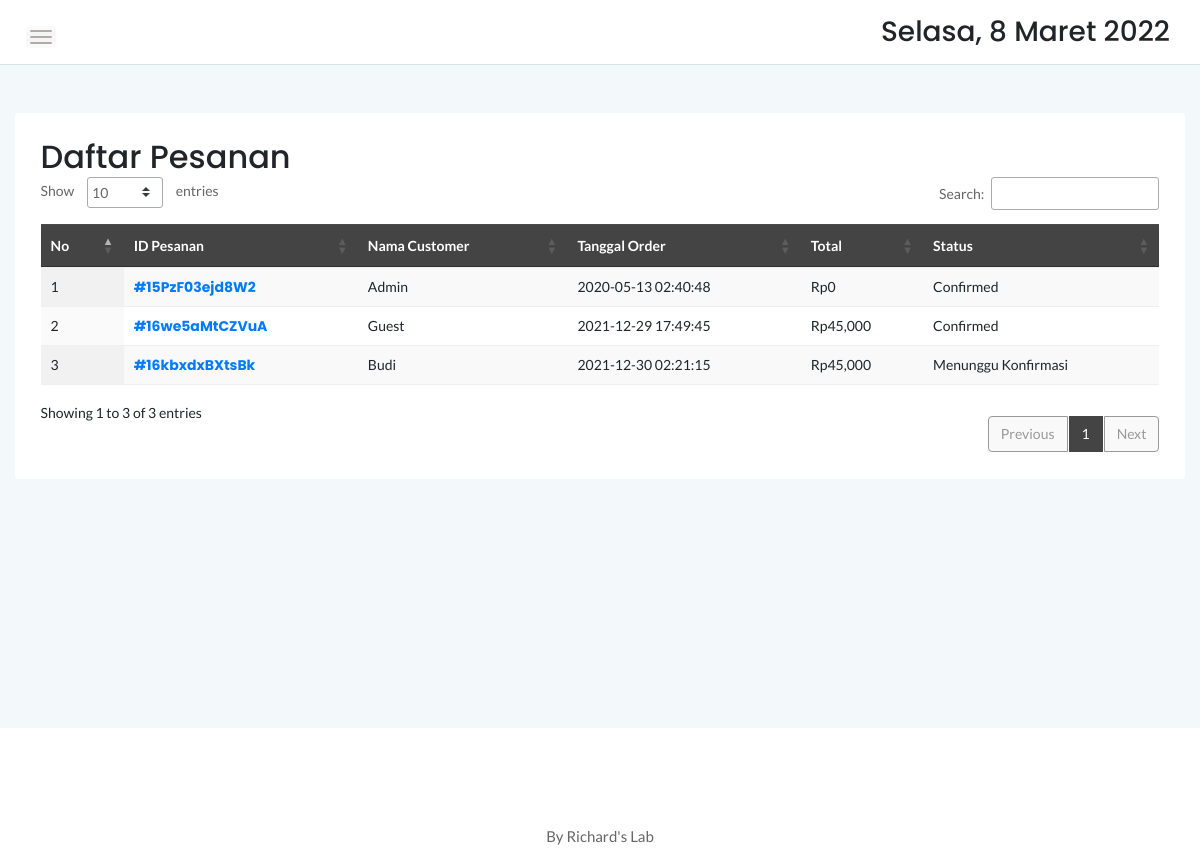
The app's page /admin/manageorder.php with its own data.
### tables this page shows
CREATE TABLE `cart` (
  `idcart` int(11) NOT NULL,
  `orderid` varchar(100) NOT NULL,
  `userid` int(11) NOT NULL,
  `tglorder` timestamp NOT NULL DEFAULT current_timestamp(),
  `status` varchar(10) NOT NULL DEFAULT 'Cart'
);

### admin/manageorder.php (the view, shortened to what this page needs)
<?php
	include '../dbconnect.php';
	?>
<!doctype html>
<html class="no-js" lang="en">
<head>
    <link rel="stylesheet" href="assets/css/bootstrap.min.css">
    <link rel="stylesheet" href="assets/css/font-awesome.min.css">
    <link rel="stylesheet" href="assets/css/themify-icons.css">
    <link rel="stylesheet" href="assets/css/metisMenu.css">
    <link rel="stylesheet" href="assets/css/owl.carousel.min.css">
    <link rel="stylesheet" href="assets/css/slicknav.min.css">
    <link rel="stylesheet" href="https://www.amcharts.com/lib/3/plugins/export/export.css" type="text/css" media="all" />
	<link rel="stylesheet" type="text/css" href="https://cdn.datatables.net/1.10.20/css/jquery.dataTables.min.css">
    <link rel="stylesheet" type="text/css" href="https://cdn.datatables.net/1.10.20/css/jquery.dataTables.css">
    <link rel="stylesheet" type="text/css" href="https://cdn.datatables.net/1.10.20/css/dataTables.bootstrap4.min.css">
    <link rel="stylesheet" type="text/css" href="https://cdn.datatables.net/responsive/2.2.3/css/responsive.bootstrap.min.css">
    <link rel="stylesheet" type="text/css" href="https://cdn.datatables.net/responsive/2.2.3/css/responsive.jqueryui.min.css">
	<link rel="stylesheet" type="text/css" href="https://cdn.datatables.net/buttons/1.5.2/css/buttons.dataTables.min.css">
    <link rel="stylesheet" href="assets/css/typography.css">
    <link rel="stylesheet" href="assets/css/default-css.css">
    <link rel="stylesheet" href="assets/css/styles.css">
    <link rel="stylesheet" href="assets/css/responsive.css">
</head>
<body>
    <div class="page-container">
        <div class="main-content">
            <div class="header-area">
                <div class="row align-items-center">
                    <div class="col-md-6 col-sm-8 clearfix">
                        <div class="nav-btn pull-left">
                            <span></span>
                            <span></span>
                            <span></span>
                        </div>
                    </div>
                    <div class="col-md-6 col-sm-4 clearfix">
                        <ul class="notification-area pull-right">
                            <li><h3><div class="date">
						</b></div></h3>
						</li>
                        </ul>
                    </div>
                </div>
            </div>
            <div class="main-content-inner">
                <div class="row mt-5 mb-5">
                    <div class="col-12">
                        <div class="card">
                            <div class="card-body">
                                <div class="d-sm-flex justify-content-between align-items-center">
									<h2>Daftar Pesanan</h2>
								</div>
                                    <div class="data-tables datatable-dark">
										 <table id="dataTable3" class="display" style="width:100%"><thead class="thead-dark">
											<tr>
												<th>No</th>
												<th>ID Pesanan</th>
												<th>Nama Customer</th>
												<th>Tanggal Order</th>
												<th>Total</th>
												<th>Status</th>
											</tr></thead><tbody>
											<?php
											$brgs=mysqli_query($conn,"SELECT * from cart c, login l where c.userid=l.userid and status!='Cart' and status!='Selesai' order by idcart ASC");
											$no=1;
											while($p=mysqli_fetch_array($brgs)){
											$orderids = $p['orderid'];
												?>
												<tr>
													<td><?php echo $no++ ?></td>
													<td><strong><a href="order.php?orderid=<?php echo $p['orderid'] ?>">#<?php echo $p['orderid'] ?></a></strong></td>
													<td><?php echo $p['namalengkap'] ?></td>
													<td><?php echo $p['tglorder'] ?></td>
													<td>Rp<?php
												$result1 = mysqli_query($conn,"SELECT SUM(d.qty*p.hargaafter) AS count FROM detailorder d, produk p where orderid='$orderids' and p.idproduk=d.idproduk order by d.idproduk ASC");
												$cekrow = mysqli_num_rows($result1);
												$row1 = mysqli_fetch_assoc($result1);
												$count = $row1['count'];
												if($cekrow > 0){
													echo number_format($count);
													} else {
														echo 'No data';
													}?></td>
													<td><?php
													$orders = $p['orderid'];
													$cekkonfirmasipembayaran = mysqli_query($conn,"select * from konfirmasi where orderid='$orders'");
													$cekroww = mysqli_num_rows($cekkonfirmasipembayaran);
													if($cekroww > 0){
														echo 'Confirmed';
													} else {
														if($p['status']!='Pengiriman'){
															echo "Menunggu Konfirmasi";
														} else {
															echo "Pengiriman";
														};
													}
													?></td>
												</tr>
												<?php
											}
											?>
										</tbody>
										</table>
                                    </div>
                                </div>
                            </div>
                        </div>
                    </div>
                </div>
            </div>
        </div>
        <footer>
            <div class="footer-area">
                <p>By Richard's Lab</p>
            </div>
        </footer>
</body>
</html>

### admin/assets/css/styles.css (style rules this page uses)
.page-container { width: 100%; height: 100%; min-height: 100vh; padding-left: 280px; -webkit-transition: padding-left 0.3s ease 0s; transition: padding-left 0.3s ease 0s; }
.card { border: none; border-radius: 4px; background-color: #fff; -webkit-transition: all 0.3s ease 0s; transition: all 0.3s ease 0s; }
.card-body { padding: 25.6px; padding: 1.6rem; }
.main-content { width: 100%; background: #F3F8FB; }
.main-content-inner { padding: 0 30px 50px; }
.header-area { padding: 15px 30px; background: #fff; border-bottom: 1px solid #d8e3e7; }
.nav-btn { margin-right: 30px; margin-top: 10px; cursor: pointer; }
.nav-btn span { display: block; width: 22px; height: 2px; background: #b3aaaa; margin: 4px 0; border-radius: 15px; -webkit-transition: all 0.3s ease 0s; transition: all 0.3s ease 0s; box-shadow: 0 0 0 4px rgba(99, 96, 96, 0.03); }
.notification-area { -webkit-user-select: none; -moz-user-select: none; -ms-user-select: none; user-select: none; position: relative; z-index: 1; }
.notification-area li { display: inline-block; margin-left: 20px; cursor: pointer; -webkit-user-select: none; -moz-user-select: none; -ms-user-select: none; user-select: none; }
.footer-area { text-align: center; padding: 23px 0 19px; background: #fff; }
.footer-area p { color: #676666; margin-bottom: 0; }
table tr th { border-bottom: none; }
table tr th, table tr td { border-top: 1px solid rgba(120, 130, 140, 0.13) !important; }
table.dataTable.no-footer { border-bottom: 1px solid rgba(120, 130, 140, 0.13) !important; }
table.dataTable thead th, table.dataTable thead td { border-bottom-color: transparent; }
.datatable-dark thead { background: #444; color: #fff; }

### admin/assets/css/responsive.css (style rules this page uses)
@media (min-width: 1200px) and (max-width: 1364px) { .main-content-inner { padding: 0 15px 50px; } }
@media (min-width: 1200px) and (max-width: 1364px) { .page-container, .sbar_collapsed.page-container { padding-left: 0; } }

### records on screen
cart: orderid "15PzF03ejd8W2", userid.namalengkap "Admin", tglorder "2020-05-13 02:40:48", count "0", shows "Confirmed"
cart: orderid "16we5aMtCZVuA", userid.namalengkap "Guest", tglorder "2021-12-29 17:49:45", count "45,000", shows "Confirmed"
cart: orderid "16kbxdxBXtsBk", userid.namalengkap "Budi", tglorder "2021-12-30 02:21:15", count "45,000", status "Menunggu Konfirmasi"
